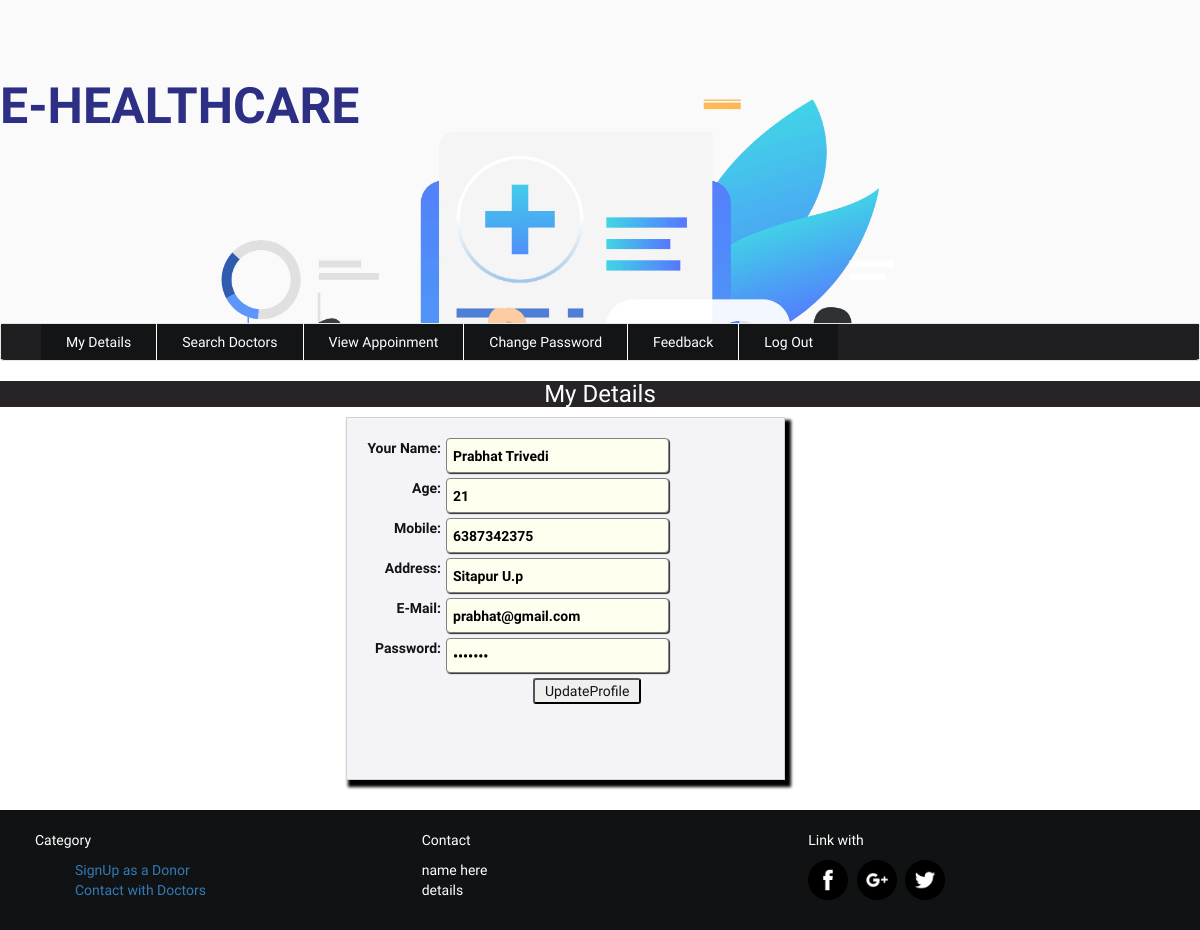
Screenshot of /patient/myDetails.php (signed in) with the database file from the repository.
### tables this page shows
CREATE TABLE `patient` (
  `id` int(11) NOT NULL,
  `name` varchar(22) NOT NULL,
  `age` varchar(22) NOT NULL,
  `contact` varchar(22) NOT NULL,
  `address` varchar(22) NOT NULL,
  `email` varchar(111) NOT NULL,
  `password` varchar(22) NOT NULL
);

### patient/myDetails.php (the view, shortened to what this page needs)
<?php include('header.php'); ?>
<?php include('uptomenu.php'); ?>
				<?php
							include('../config.php');
							$sql="SELECT * FROM patient where email='" . $_SESSION["email"] . "'";
							$q=mysqli_query($conn,$sql);
							$data=mysqli_fetch_array($q);
							$name=$data[1];
							$age=$data[2];
							$contact=$data[3];
							$address=$data[4];
							$email=$data[5];
							$password=$data[6];
				?>
<div class="login" style="background-color:#fff;">
		<h3 class="text-center" style="background-color:#272327;color: #fff;">My Details</h3>
			<div class="formstyle" style="float: right;padding:20px;border: 1px solid lightgrey;margin-right:415px; margin-bottom:30px;background-color:#f3f3f8;color:#141313;">
				<form action="" method="post" class="text-center form-group">
					<label>
						Your Name: <input type="text" name="name" value="<?php echo $name; ?>" placeholder="Full name" required>
					</label><br><br>
					<label>
						Age: <input type="number" name="age"  value="<?php echo $age; ?>" placeholder="age" required="required" pattern="[0-9]{2,2}" title="please enter only  numbers between 2 to 2 for age"/>
					</label><br><br>
					<label>
						Mobile: <input type="text" name="contact" value="<?php echo $contact; ?>" placeholder="contact no" required="required" pattern="[0-9]{10,11}" title="please enter only numbers between 10 to 11 for mobile no."/>
					</label><br><br>
 					<label>
						Address: <input type="text" name="address" value="<?php echo $address; ?>" placeholder="address" required>
					</label><br><br>
					<label>
						E-Mail: <input type="email" name="email" value="<?php echo $email; ?>" placeholder="email" required>
					</label><br><br>
					<label>
						Password: <input type="password" name="password" value="<?php echo $password; ?>" placeholder="password" required>
					</label><br><br>
					<button name="submit" type="submit" style="margin-left:43px;width:108px;border-radius: 3px;">UpdateProfile</button> <br>
			</form> <br>
				<br>
	</div>
</div>
<br><br><br>
 <?php include('footer.php'); ?>
</body>
</html>

### patient/style.css (style rules this page uses)
body { padding: 5px auto; font-family: 'El Messiri', sans-serif; background:url(../img/bg3.jpg) fixed no-repeat; background-size:cover; }
input[type="text"],input[type="email"],input[type="password"],input[type="number"],input[type="date"],select,option { text-align: initial; width:223px; box-shadow:1px 1px 1px #2d2a2a; height:35px; line-height: normal; line-break: inherit; background-color: ivory; color: black; align-self: normal; margin-left: 5px; border:1px solid grey; border-radius: 4px; padding:4px 6px; float: right; margin-right: 95px; }
label { cursor: pointer; float: right; }
.formstyle { box-shadow: 4px 5px 3px 2px black; }

### rows the page displays
patient: name "Prabhat Trivedi", age "21", contact "6387342375", address "Sitapur U.p", email "prabhat@gmail.com"
